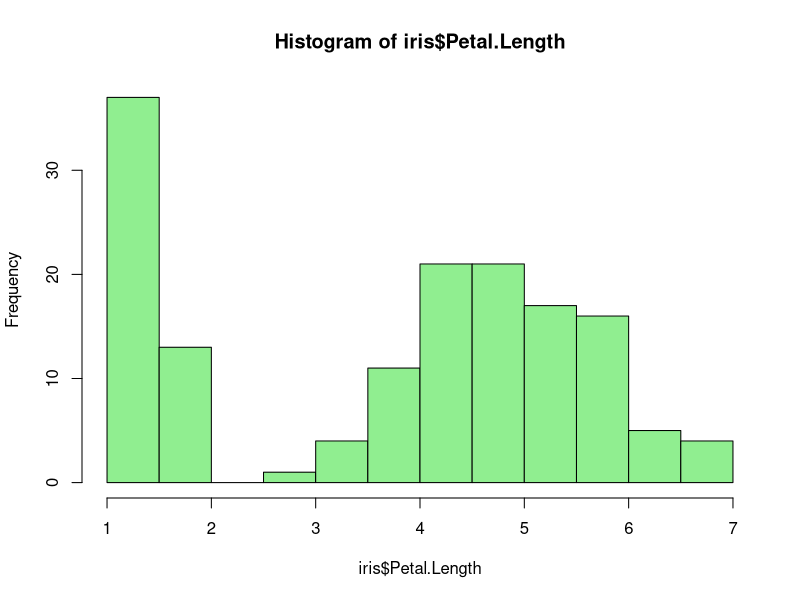
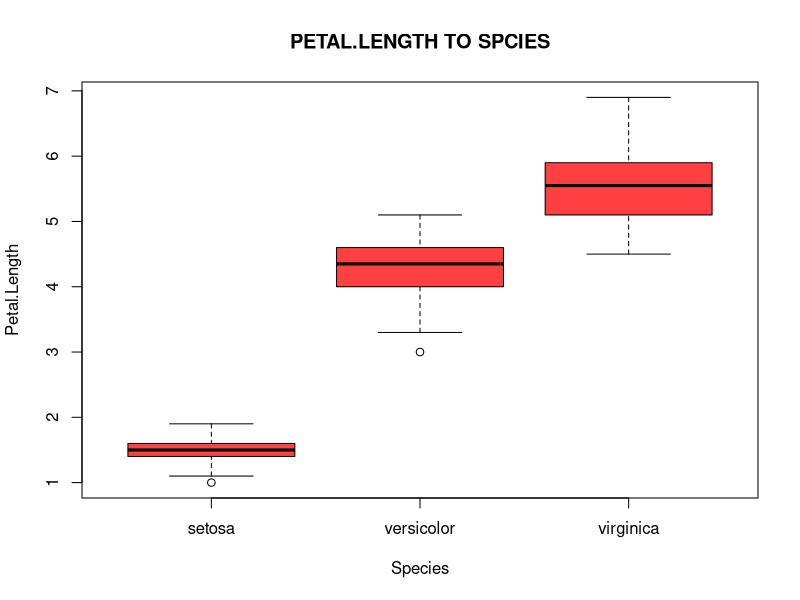

The R script that drew these images, in order: (Note: this script raises an error after producing the figures.)
# Week 3
# Lecture 6: Data Frames

# Notes for Midterm
#  - 

# Constructing a data frame
d <- c(2,3,4,6) # numeric 
e <- c("red", "white", "red", "green") # character 
f <- c(TRUE,TRUE,TRUE,FALSE) # logic

my_df <- data.frame(d,e,f)
my_df

# **************************
# Define row names
rw_nms <- c("one", "two", "three", "four")
my_df <- data.frame(d,e,f, row.names=rw_nms)
my_df # rw_nms are printed on the left side WITHOUT QUOTES

#select columns d and f only
my_df2 <- my_df[,c("d","f")] # row , column
my_df2

# select column d and e
my_df3 <- my_df[,c(1,2)]
my_df3

# **********
# select a single column
my_df4 <- my_df[,c("e")]
my_df4 
# OUTPUTS -> "red" "white" "red" "green"
# Does not output in a column

my_df5 <- my_df[c("one", "two"),]
my_df5

# -------
# IRIS Data set
data('iris')
View(iris)
is.data.frame(iris)
dim(iris) # 150 observations & 5 variable
ls(iris) # gives names of objects (variables) "Petal.Length" "Petal.Width" ....
names(iris) # also shows names

# ------
# print first and last 5 rows of a data set
head(iris, n=5)
tail(iris, n=5)

# remove an object from data set
my_iris_ds <- subset(iris, select= -Petal.Width)
head(my_iris_ds, n=5)
# subset() used to get observations and objects


# removing two objects
my_iris_ds2 <- subset(iris, select = -c(Petal.Width, Species))
head(my_iris_ds2, n=5)

# KEEPING only  "n" objects (specific)
my_iris_ds3 <- subset(iris, select = c(Petal.Length, Species))
head(my_iris_ds3, n=5)

# removing (or keeping) many columns
my_iris_df4 <- subset(iris, select = -c(Sepal.Width:Species))
head(my_iris_df4, n=5)

summary(iris) # numeric summary

# histogram of petal length. Note the use of $
hist(iris$Petal.Length, col = "lightgreen")
mean(iris$Petal.Length)
median(iris$Petal.Length)
sd(iris$Petal.Length)

# create side-by-side boxplots to comapre
boxplot(Petal.Length~Species , data=iris,
        main=toupper("Petal.Length to Spcies"),
        xlab = "Species", ylab="Petal.Length", col='brown1')

# ------
# Combine Examples
frst_nm <- c("Ann", "Paul", "Bob")
lst_nm <- c("Smith", "Liu", "Lopez")
dep <- c("math", "Physics", "Bio")

# combine into an R object
fct_profile <- cbind(frst_nm, lst_nm, dep)
fct_profile
is.matrix(fct_profile)

# create a DATA FRAME w similar columns (NOTICE "=")
new_fct_profile <- data.frame(frst_nm = c("John", "Andrea", "Miguel"),
                              lst_nm = c("Wu", "Hern", "Juarez"),
                              dep = c("History", "CS", "Math"))
new_fct_profile # it is a data frame

# join BOTH fct profiles
all_fct_profiles <- rbind(fact_profile, new_fct_profile)
all_fct_profiles # it is a data frame

# ------
# write() , read(), getwd()
# export all_fact_profile as a csv file
write.csv(all_fct_profiles, "All_Factulty_Profile.csv")
getwd()

# import 
read.csv("All_Factulty_Profile.csv") # comes back with a column X and 1:n

# ------
# Missing Values in a data frame
missing <- data.frame(x = c("PSTAT", 2, TRUE) ,
                      y = c(5, NA, 8))
missing
is.data.frame(missing)
na.omit(missing) # remove row with NA values

# ------
# Old faithful Data Set (geyser in Yellow Stone)
data("faithful")
head(faithful, n=10)

# TWO DIFF ways to create a hist
duration <- faithful$eruptions
hist(duration, col = "darkslategray4")
hist(faithful$eruptions)

# define our own color pallet!! YAY
color <- c("brown1", "orange", "lightgreen", "cornflowerblue", "gold3",
           "brown1", "orange", "lightgreen")
hist(duration, col=color)

# STEMPLOT
stem(duration, scale=2)
summary(duration)
boxplot(duration, col = color)

# ------
# MIDTERM HINTS
#  - print function (what does it do when you print certain things)
#  - vector, matrix, array
#  - data frame() (a question on it)
#  - [] notation and [[]] (LAB THING)
#  - table() (notes)
#  - sub() & gsub() ()
#  - sample standard deviation (properties of sample SD, beginning of the course)
#  - rbind() & cbind()
#  - barplot() (SYNTAX)

#  - predefined constants (month.abb, letters (upper and lowercase))
#  - write.csv() , read.csv()
#  - seq() & rep()
#  - correlation (notes LECTURE 6, look at practice problems)
#  - summary() 
#  - select()
#  - list()
#  - levels of measurement 





